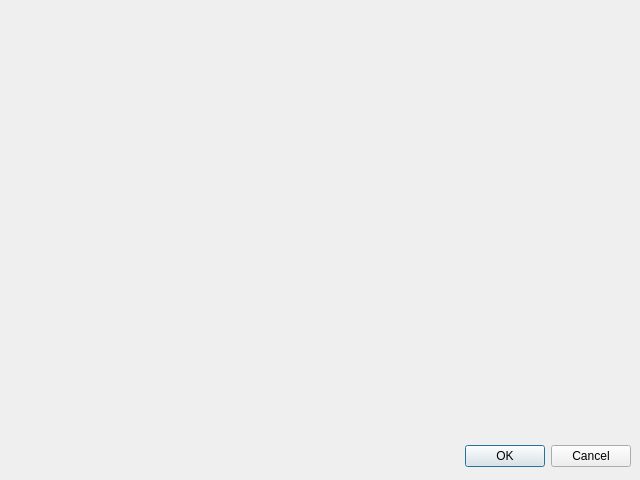
<ui version="4.0">
 <class>CPersonalEdit</class>
 <widget class="QDialog" name="CPersonalEdit">
  <property name="geometry">
   <rect>
    <x>0</x>
    <y>0</y>
    <width>640</width>
    <height>480</height>
   </rect>
  </property>
  <property name="windowTitle">
   <string>Dialog</string>
  </property>
  <widget class="QDialogButtonBox" name="buttonBox">
   <property name="geometry">
    <rect>
     <x>10</x>
     <y>440</y>
     <width>621</width>
     <height>32</height>
    </rect>
   </property>
   <property name="orientation">
    <enum>Qt::Horizontal</enum>
   </property>
   <property name="standardButtons">
    <set>QDialogButtonBox::Cancel|QDialogButtonBox::Ok</set>
   </property>
  </widget>
 </widget>
 <resources/>
 <connections>
  <connection>
   <sender>buttonBox</sender>
   <signal>accepted()</signal>
   <receiver>CPersonalEdit</receiver>
   <slot>accept()</slot>
   <hints>
    <hint type="sourcelabel">
     <x>248</x>
     <y>254</y>
    </hint>
    <hint type="destinationlabel">
     <x>157</x>
     <y>274</y>
    </hint>
   </hints>
  </connection>
  <connection>
   <sender>buttonBox</sender>
   <signal>rejected()</signal>
   <receiver>CPersonalEdit</receiver>
   <slot>reject()</slot>
   <hints>
    <hint type="sourcelabel">
     <x>316</x>
     <y>260</y>
    </hint>
    <hint type="destinationlabel">
     <x>286</x>
     <y>274</y>
    </hint>
   </hints>
  </connection>
 </connections>
</ui>
